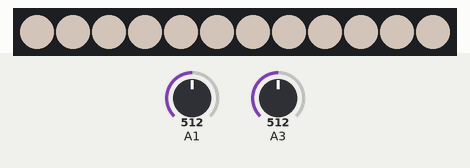
The sketch below on a simulated Arduino Uno, built with avr-gcc and run on an emulated ATmega328P. On the bench: 12 RGB LEDs in strip order, left to right. The inputs (shaded band) are chosen by the test bench; at power-on: A1 = 512, A3 = 512. Dim RGB values are drawn brighter than linear.

Above: at 1.2 s.
1.3 s: A1 set to 306
2.9 s: A3 set to 122
At 4.2 s:
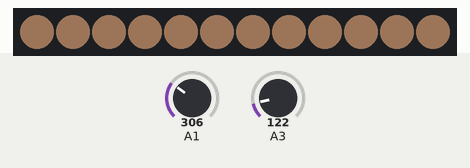
4.5 s: A3 set to 9
At 5.1 s:
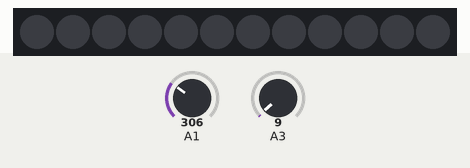
6.0 s: A3 set to 29
At 6.9 s:
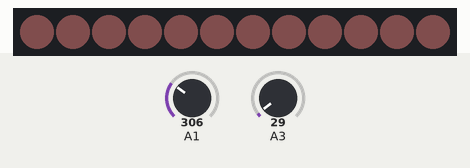
7.6 s: A1 set to 122
At 8.9 s:
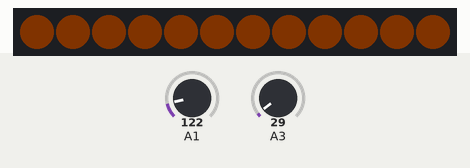
9.2 s: A1 set to 9
Timing chart, 0 to 11.8 s (numbered marks = the images above; inputs shaded):
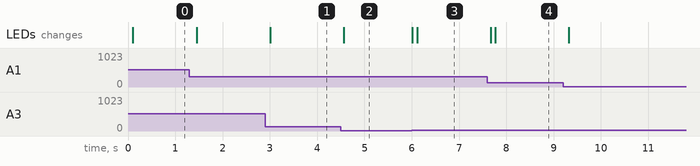

The sketch:

neopixel_colorTemperatureChange_sample.ino
```cpp
#include <Adafruit_NeoPixel.h>

#define PIN A5        // NeoPixel 데이터 핀
#define NUM_LEDS 12   // NeoPixel LED 개수

Adafruit_NeoPixel strip(NUM_LEDS, PIN, NEO_GRB + NEO_KHZ800);

// RGB 구조체
struct RGB {
  uint8_t r;
  uint8_t g;
  uint8_t b;
};

// 색온도를 RGB로 변환하는 함수
RGB colorTemperatureToRgb(uint16_t kelvin) {
  float temperature = kelvin / 100.0;
  float r, g, b;

  // 적색 계산
  if (temperature <= 66) {
    r = 255;
  } else {
    r = temperature - 60;
    r = 329.698727446 * pow(r, -0.1332047592);
    r = constrain(r, 0, 255);
  }

  // 녹색 계산
  if (temperature <= 66) {
    g = temperature;
    g = 99.4708025861 * log(g) - 161.1195681661;
    g = constrain(g, 0, 255);
  } else {
    g = temperature - 60;
    g = 288.1221695283 * pow(g, -0.0755148492);
    g = constrain(g, 0, 255);
  }

  // 청색 계산
  if (temperature >= 66) {
    b = 255;
  } else {
    if (temperature <= 19) {
      b = 0;
    } else {
      b = temperature - 10;
      b = 138.5177312231 * log(b) - 305.0447927307;
      b = constrain(b, 0, 255);
    }
  }

  return RGB{(uint8_t)r, (uint8_t)g, (uint8_t)b};
}

void setup() {
  strip.begin();    // NeoPixel 초기화
  strip.show();     // 모든 LED 끄기
}

void loop() {
  int tempValue = smoothAnalogRead(A1); // A0에서 가변저항 값 읽기 (색온도)
  int brightnessValue = smoothAnalogRead(A3); // A1에서 가변저항 값 읽기 (밝기)

  // 색온도 범위: 1000K ~ 10000K
  uint16_t kelvin = map(tempValue, 0, 1023, 1000, 10000);

  // 밝기 범위: 0 ~ 1.0
  float brightness = map(brightnessValue, 0, 1023, 0, 100) / 100.0;

  // 색온도를 RGB로 변환
  RGB rgb = colorTemperatureToRgb(kelvin);

  // 밝기 조절
  uint8_t r = rgb.r * brightness;
  uint8_t g = rgb.g * brightness;
  uint8_t b = rgb.b * brightness;

  // 모든 LED에 동일한 색 적용
  for (int i = 0; i < NUM_LEDS; i++) {
    strip.setPixelColor(i, strip.Color(r, g, b));
  }

  // LED 업데이트
  strip.show();

  // delay(50); // 약간의 지연 추가
}

// 아날로그 입력 값을 안정화하는 함수
int smoothAnalogRead(int pin) {
  const int numReadings = 10; // 평균을 위한 샘플 수
  int total = 0;

  for (int i = 0; i < numReadings; i++) {
    total += analogRead(pin);
    delay(5); // 샘플 간의 간격
  }

  return total / numReadings;
}
```

Measured:
- after the input at 2.9 s, the LEDs: change after 0.10 s (image 1)
- after the input at 4.5 s, the LEDs: change after 0.06 s (image 2)
- after the input at 6.0 s, the LEDs: first change at once (image 3 shows a later state)
- after the input at 7.6 s, the LEDs: first change after 0.07 s (image 4 shows a later state)
